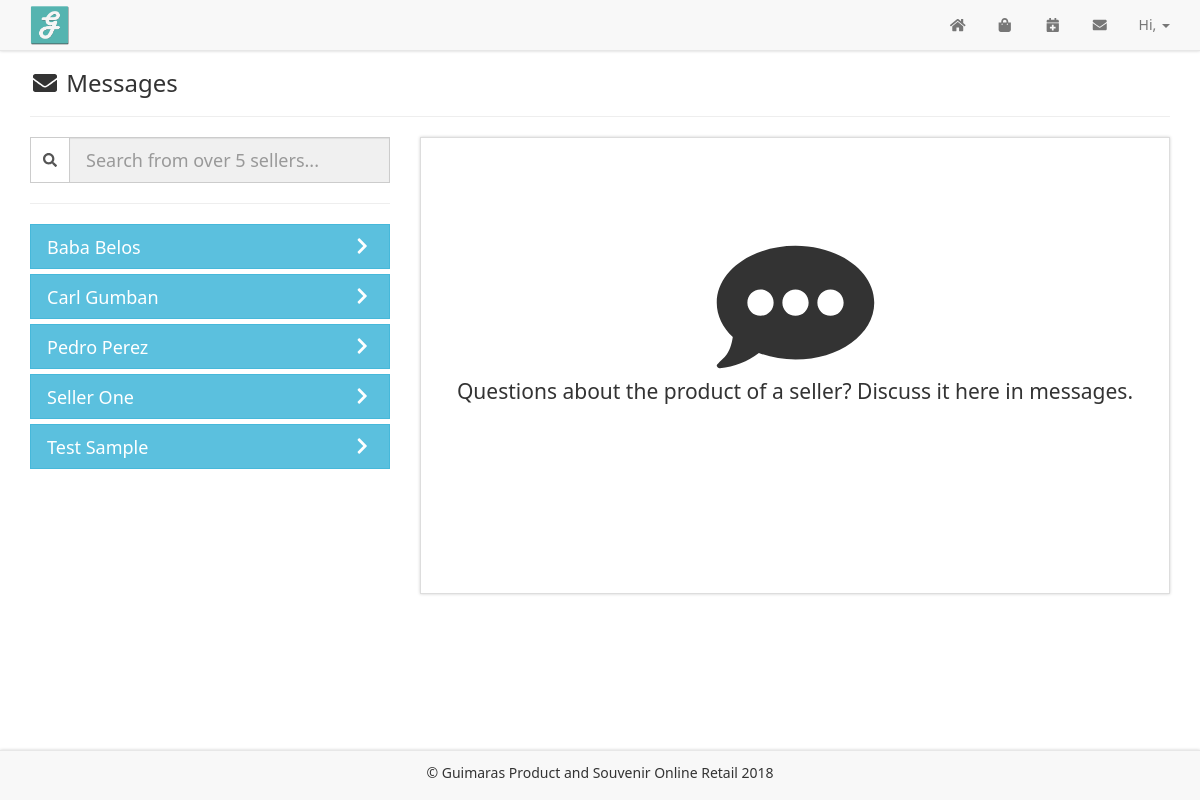
Screenshot of /costumers/cos-message.php (signed in) with the database file from the repository.
### tables this page shows
CREATE TABLE `sellers_tbl` (
  `acc_id` int(11) NOT NULL,
  `firstname` varchar(100) NOT NULL,
  `lastname` varchar(100) NOT NULL,
  `mobile_number` varchar(100) NOT NULL,
  `address` text NOT NULL
);

### functions/account-session.php (called while the page is built, shortened)
<?php
	include "config.php";
	$acc_id = $_SESSION['acc_id'];
	$email = $_SESSION['email'];
	$acc_type = $_SESSION['acc_type'];
	if (empty($acc_id) && empty($email) && empty($acc_type)) {
		header("location: ../gm-login.php");
	}
	else {
		$acc_query = $conn->query("select * from accounts_tbl where acc_id = '".$acc_id."' and email = '".$email."' and acc_type = '".$acc_type."'");
		$acc_row = $acc_query->fetch();
		$cos_query = $conn->query("select * from costumers_tbl where acc_id = '".$acc_row['acc_id']."'");
		$cos_row = $cos_query->fetch();
	}
?>

### costumers/cos-message.php (the view, shortened to what this page needs)
<?php include "../functions/account-session.php";?>
<!DOCTYPE html>
<html>
<head>
	<?php include "../includes/libraries-in.php";?>
</head>
<body>
<?php include "cos-navbar.php";?>
<div class="container" style="margin-top: 50px; margin-bottom: 75px;">
	<h3><i class="fa fa-envelope fa-fw"></i> Messages</h3>
	<hr>
	<div class="row">
		<div class="col-lg-4 col-sm-4">
		<?php
			$cnt_seller_query = $conn->query("select count(acc_id) as acc_id from sellers_tbl");
			$cnt_seller_row = $cnt_seller_query->fetch();
		?>
			<div class="input-group search-extended">
				<span class="input-group-addon"><i class="fa fa-search"></i></span>
				<input type="text" class="form-control input-lg" name="search" placeholder="Search from over <?=$cnt_seller_row['acc_id'];?> sellers..." onkeyup="load_process ('convo-container', '../functions/search-module.php?cos_id=<?=$cos_row['acc_id'];?>&search-convo='+this.value)" autocomplete="off">
			</div>
			<hr>
			<div class="panel-group" id="convo-container">
			<?php
				$seller_query = $conn->query("select * from sellers_tbl inner join accounts_tbl on sellers_tbl.acc_id=accounts_tbl.acc_id order by firstname asc limit 10");
				while ($seller_row = $seller_query->fetch()) {
					$th_query = $conn->query("select * from threads_tbl where sender = '".$seller_row['acc_id']."' and receiver = '".$cos_row['acc_id']."' and th_status = 'Unread'");
					$th_row = $th_query->fetch();
					$cnt_unread_query = $conn->query("select count(th_id) as th_id from threads_tbl where sender = '".$seller_row['acc_id']."' and receiver = '".$cos_row['acc_id']."' and th_status = 'Unread'");
					$cnt_unread_row = $cnt_unread_query->fetch();
					if ($cnt_unread_row['th_id'] != 0) {
						if (!empty($_GET['seller_id'])) {
							if ($_GET['seller_id'] == $seller_row['acc_id']) {
							?>
							<a href="../functions/update-unread.php?mes_id=<?=$th_row['mes_id'];?>&seller_id=<?=$seller_row['acc_id'];?>" style="height: 45px;" class="btn btn-info btn-lg btn-block active"><span class="pull-left"><?=$seller_row['firstname'];?> <?=$seller_row['lastname'];?> <span class="badge"><?=$cnt_unread_row['th_id'];?> Unread Messages</span></span><i class="fa fa-chevron-right fa-fw pull-right" style="margin-top: 2px;"></i></a>
							<?php
							}
							else {
							?>
							<a href="../functions/update-unread.php?mes_id=<?=$th_row['mes_id'];?>&seller_id=<?=$seller_row['acc_id'];?>" style="height: 45px;" class="btn btn-info btn-lg btn-block"><span class="pull-left"><?=$seller_row['firstname'];?> <?=$seller_row['lastname'];?> <span class="badge"><?=$cnt_unread_row['th_id'];?> Unread Messages</span></span><i class="fa fa-chevron-right fa-fw pull-right" style="margin-top: 2px;"></i></a>
							<?php
							}
						}
						else {
						?>
						<a href="../functions/update-unread.php?mes_id=<?=$th_row['mes_id'];?>&seller_id=<?=$seller_row['acc_id'];?>" style="height: 45px;" class="btn btn-info btn-lg btn-block"><span class="pull-left"><?=$seller_row['firstname'];?> <?=$seller_row['lastname'];?> <span class="badge"><?=$cnt_unread_row['th_id'];?> Unread Messages</span></span><i class="fa fa-chevron-right fa-fw pull-right" style="margin-top: 2px;"></i></a>
						<?php
						}
					}
					else {
						if (!empty($_GET['seller_id'])) {
							if ($_GET['seller_id'] == $seller_row['acc_id']) {
							?>
							<a href="../functions/update-unread.php?mes_id=<?=$th_row['mes_id'];?>&seller_id=<?=$seller_row['acc_id'];?>" style="height: 45px;" class="btn btn-info btn-lg btn-block active"><span class="pull-left"><?=$seller_row['firstname'];?> <?=$seller_row['lastname'];?></span><i class="fa fa-chevron-right fa-fw pull-right" style="margin-top: 2px;"></i></a>
							<?php
							}
							else {
							?>
							<a href="../functions/update-unread.php?mes_id=<?=$th_row['mes_id'];?>&seller_id=<?=$seller_row['acc_id'];?>" style="height: 45px;" class="btn btn-info btn-lg btn-block"><span class="pull-left"><?=$seller_row['firstname'];?> <?=$seller_row['lastname'];?></span><i class="fa fa-chevron-right fa-fw pull-right" style="margin-top: 2px;"></i></a>
							<?php
							}
						}
						else {
						?>
						<a href="../functions/update-unread.php?mes_id=<?=$th_row['mes_id'];?>&seller_id=<?=$seller_row['acc_id'];?>" style="height: 45px;" class="btn btn-info btn-lg btn-block"><span class="pull-left"><?=$seller_row['firstname'];?> <?=$seller_row['lastname'];?></span><i class="fa fa-chevron-right fa-fw pull-right" style="margin-top: 2px;"></i></a>
						<?php
						}
					}
				}
			?>
			</div>
		</div>
		<div class="col-lg-8 col-sm-8">
			<?php
				if (!empty($_GET['seller_id'])) {
					$seller_query = $conn->query("select * from sellers_tbl where acc_id = '".$_GET['seller_id']."'");
					$seller_row = $seller_query->fetch();
					$mes_query = $conn->query("select * from messages_tbl where costumer = '".$cos_row['acc_id']."' and seller = '".$_GET['seller_id']."'");
					$mes_row = $mes_query->fetch();
				?>
				<div class="panel-group">
					<div class="panel panel-default">
						<div class="panel-heading">
							<div class="dropdown pull-right" style="margin-top: 5px;">
							  <button class="btn no-border dropdown-toggle" type="button" data-toggle="dropdown"><i class="fa fa-chevron-down fa-fw"></i></button>
							  <ul class="dropdown-menu">
							    <li><a href="index.php?acc_id=<?=$seller_row['acc_id'];?>"><i class="fa fa-external-link-alt fa-fw"></i> View Seller Items</a></li>
							    <li><a href="#" onclick="load_process ('convo-response<?=$mes_row['mes_id'];?>', '../functions/delete-module.php?mes_id=<?=$mes_row['mes_id'];?>')"><i class="fa fa-trash fa-fw"></i> Clear Conversation</a></li>
							  </ul>
							</div>
							<h4><?=$seller_row['firstname'];?> <?=$seller_row['lastname'];?></h4>
						</div>
						<div class="panel-body" style="height: 375px; overflow-y: auto;">
						<div class="panel btn-default">
							<?php
								if (empty($mes_row['convo_started'])) {
								?>
								<div class="panel-body">
									<p class="text-center margin-top">Compose your message below to send message.</p>
								</div>
								<?php
								}
								else {
								?>
								<div class="panel-body">
									<p class="text-center margin-top">Your conversation started last <?=date("F j, Y - h:ia", strtotime($mes_row['convo_started']));?></p>
								</div>
								<?php
								}
							?>
						</div>
						<hr>
						<span id="convo-response<?=$mes_row['mes_id'];?>">
							<?php include "../functions/reload-convo.php";?>
						</span>
						</div>
						<div class="panel-body border-top">
						  <span id="response-message">
							<form id="form-message">
							  <input type="hidden" name="seller" value="<?=$seller_row['acc_id'];?>">
							  <input type="hidden" name="costumer" value="<?=$cos_row['acc_id'];?>">
							  <input type="hidden" name="sender" value="<?=$_SESSION['acc_id'];?>">
							  <div class="input-group">
							    <input type="text" class="form-control input-lg" name="message" placeholder="Compose a message..." required="true">
							    <div class="input-group-btn">
							      <button class="btn btn-danger btn-lg" type="submit" onclick="form_process ('form-message', '../functions/send-message.php', 'response-message')">Send</button>
							    </div>
							  </div>
							</form>
						  </span>
						</div>
					</div>
				</div>
				<?php
				}
				else {
				?>
				<div class="panel panel-default">
					<div class="panel-body text-center" style="height: 455px; padding-top: 75px;">
						<i class="fa fa-comment-alt fa-fw fa-10x margin-top-lg"></i>
	              		<p class="lead">Questions about the product of a seller? Discuss it here in messages.</p>
					</div>
				</div>
				<?php
				}
			?>
		</div>
	</div>
</div>
<?php include "cos-footer.php";?>
</body>
</html>

### rows the page displays
sellers_tbl: firstname "Baba", lastname "Belos"
sellers_tbl: firstname "Carl", lastname "Gumban"
sellers_tbl: firstname "Pedro", lastname "Perez"
sellers_tbl: firstname "Seller", lastname "One"
sellers_tbl: firstname "Test", lastname "Sample"
